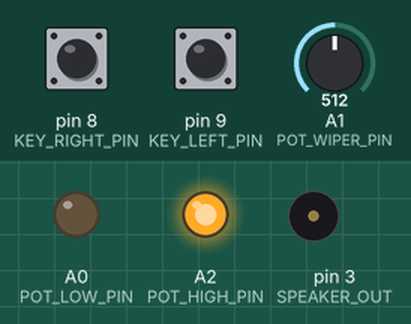
A program run on a simulated Arduino Uno, built with avr-gcc and run on an emulated ATmega328P. Parts: output pins drawn as LEDs (lit = HIGH), buzzer (waves = sounding). Inputs (shaded band) come from the test bench; at power-on: pin 9 (KEY_LEFT_PIN) HIGH, pin 8 (KEY_RIGHT_PIN) HIGH, A1 (POT_WIPER_PIN) = 512.

Above: at 1.2 s.
1.3 s: pin 9 (KEY_LEFT_PIN) pulled LOW for 0.15 s
At 2.4 s:
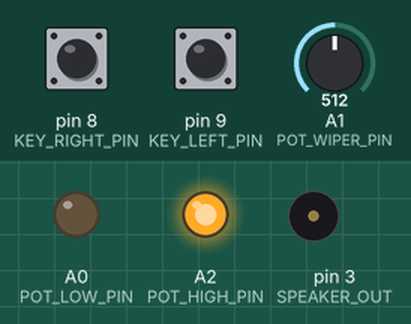
3.0 s: pin 8 (KEY_RIGHT_PIN) pulled LOW for 1 s
At 3.1 s:
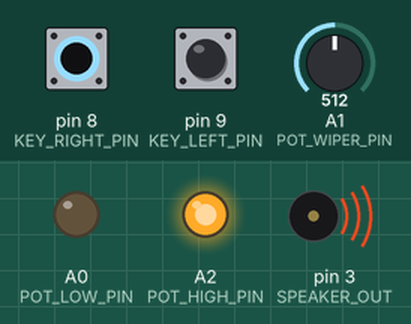
6.0 s: pin 8 (KEY_RIGHT_PIN) pulled LOW for 3.2 s
At 9.9 s:
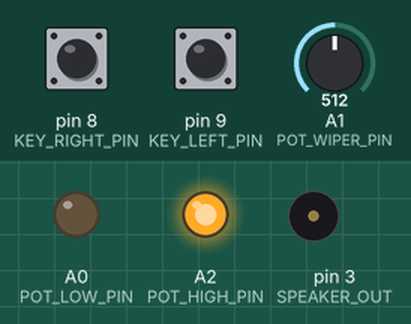
10.7 s: pin 9 (KEY_LEFT_PIN) pulled LOW for 3.2 s
At 14.7 s:
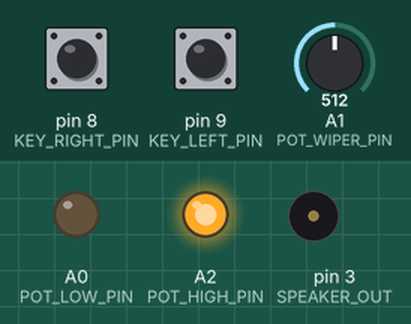
Timing chart, 0 to 16.2 s (numbered marks = the images above; inputs shaded):
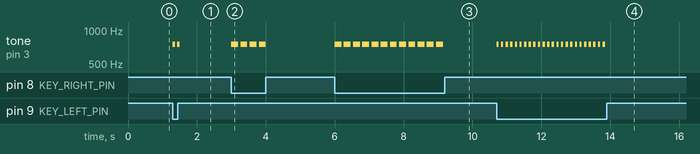

The program:

main.cpp
```cpp
#include "Arduino.h"
#include "config.h"

//Config Macros
#define PADDLE_PRESSED_LEFT !digitalRead(KEY_LEFT_PIN)
#define PADDLE_PRESSED_RIGHT !digitalRead(KEY_RIGHT_PIN)
#define START_TONE tone(SPEAKER_OUT, BEEP_FREQ);
#define END_TONE noTone(SPEAKER_OUT);


typedef enum class STATE {
    IDLE = 0, // doing nothing
    DASH = 1,  // playing a dash
    DOT = 2,   // playing a dot
    DELAY = 3  // in the dot-length delay between two dot/dashes
} State_t;


void HandleIambicMorse(int DitLength, int DahLength) {
    static State_t CurrentState = STATE::IDLE; // state of what the keyer output is sending right now
    static State_t NextState = STATE::IDLE; // state the keyer will go into when current element ends
    static State_t LastState = STATE::IDLE;        // previous state of the keyer
    static unsigned long NextStateChangeTime; // what CurrentTime did the current element start    sounding (in milliseconds since powerup)

    bool LeftPaddlePressed = PADDLE_PRESSED_LEFT;  // read the current values of the paddles
    bool RightPaddlePressed = PADDLE_PRESSED_RIGHT;

    unsigned long CurrentTime = millis();

    switch (CurrentState) {  // cases based on what current state is

        case STATE::DASH:
            if (LeftPaddlePressed && (NextState == STATE::IDLE)) {  // going from dash to iambic mode
                NextState = STATE::DOT;
            }

            if (CurrentTime >= NextStateChangeTime) {  // at end of current dash
                LastState = STATE::DASH;  // a delay will follow the dash
                CurrentState = STATE::DELAY;
                NextStateChangeTime = CurrentTime + DitLength;
            }

            START_TONE;
            break;

        case STATE::DOT:
            if (RightPaddlePressed && (NextState == STATE::IDLE)) {  // going from dot to iambic mode
                NextState = STATE::DASH;
            }
            if (CurrentTime >= NextStateChangeTime) {  // at end of current dot
                LastState = STATE::DOT;  // a delay will follow the dot
                CurrentState = STATE::DELAY;
                NextStateChangeTime = CurrentTime + DitLength;
            }

            START_TONE;
            break;

        case STATE::IDLE:   // not sending, nor finishing the delay after a dot or dash
            if (LeftPaddlePressed &&
                (!RightPaddlePressed)) { // only dot paddle pressed, go to DOT mode
                LastState = STATE::IDLE;
                CurrentState = STATE::DOT;
                NextStateChangeTime = CurrentTime + DitLength;

            } else if ((!LeftPaddlePressed) &&
                       RightPaddlePressed) { // only dash paddle pressed, go to DASH mode
                LastState = STATE::IDLE;
                CurrentState = STATE::DASH;
                NextStateChangeTime = CurrentTime + DahLength;

            } else if (LeftPaddlePressed && RightPaddlePressed && (NextState == STATE::IDLE)) {
                // if both paddles hit at same CurrentTime (rare, but happens)
                LastState = STATE::IDLE;
                CurrentState = STATE::DOT;
                NextState = STATE::DASH;
                NextStateChangeTime = CurrentTime + DahLength; // it is an iambic keyer, not a trochaic keyer
            }

            END_TONE;
            break;

        case STATE::DELAY:  // waiting for a dot-length delay after sending a dot or dash
            if (CurrentTime >= NextStateChangeTime) {  // check to see if there is a next element to play
                CurrentState = NextState;
                if (CurrentState == STATE::DOT) {
                    NextStateChangeTime = CurrentTime + DitLength;

                } else if (CurrentState == STATE::DASH) {
                    NextStateChangeTime = CurrentTime + DahLength;
                }

                LastState = STATE::DELAY;
                NextState = STATE::IDLE;
            }
            // during the delay, if either paddle is pressed, save it to play after the delay
            if ((LastState == STATE::DOT) && RightPaddlePressed && (NextState == STATE::IDLE)) {
                NextState = STATE::DASH;

            } else if ((LastState == STATE::DASH) && LeftPaddlePressed && (NextState == STATE::IDLE)) {
                NextState = STATE::DOT;
            }

            END_TONE;
            break;

        default:
            END_TONE;
            break;
    }
}

void HandleStraightMorse() {
    if (PADDLE_PRESSED_LEFT || PADDLE_PRESSED_RIGHT) {
        START_TONE;
    } else {
        END_TONE;
    }
}

void setup() {
    pinMode(KEY_LOW_PIN, OUTPUT);
    digitalWrite(KEY_LOW_PIN, LOW);

    pinMode(KEY_LEFT_PIN, INPUT_PULLUP);
    digitalWrite(KEY_LEFT_PIN, HIGH);

    pinMode(KEY_RIGHT_PIN, INPUT_PULLUP);
    digitalWrite(KEY_RIGHT_PIN, HIGH);

    pinMode(POT_LOW_PIN, OUTPUT);
    digitalWrite(POT_LOW_PIN, LOW);

    pinMode(POT_HIGH_PIN, OUTPUT);
    digitalWrite(POT_HIGH_PIN, HIGH);

    digitalWrite(POT_WIPER_PIN, INPUT);

    pinMode(SPEAKER_OUT, OUTPUT);
    digitalWrite(SPEAKER_OUT, LOW);
}


void loop() {
    int ModeVal = analogRead(POT_WIPER_PIN);
    if (ModeVal MODE_THRESHOLD) {
        HandleStraightMorse();
    } else {
        int DitLength = ((ModeVal * ((float) (MAX_WPM - MIN_WPM) / 1023.) + MIN_WPM));
        int DahLength = DitLength * DIT_DAH_RATIO;
        HandleIambicMorse(DitLength, DahLength);
    }

}
```

config.h
```cpp
#pragma once


//Hardware Config
#define SPEAKER_OUT 3
#define POT_LOW_PIN A0
#define POT_WIPER_PIN A1
#define POT_HIGH_PIN A2

#define KEY_LOW_PIN 10
#define KEY_LEFT_PIN 9
#define KEY_RIGHT_PIN 8

//User Config
#define DIT_DAH_RATIO 3
#define BEEP_FREQ 746.25
#define MIN_WPM 35
#define MAX_WPM 100
#define MODE_THRESHOLD <=10
```

Measured:
- after the input at 1.3 s, tone on pin 3 (SPEAKER_OUT): alternates 746 Hz for 0.07 s and silent for 0.07 s, 4 changes in all, then stays silent, starting at once
- after the input at 3.0 s, tone on pin 3 (SPEAKER_OUT): alternates 746 Hz for 0.20 s and silent for 0.07 s, 8 changes in all, then stays silent, starting at once
- after the input at 6.0 s, tone on pin 3 (SPEAKER_OUT): alternates 746 Hz for 0.20 s and silent for 0.07 s, 24 changes in all, then stays silent, starting at once
- after the input at 10.7 s, tone on pin 3 (SPEAKER_OUT): alternates 746 Hz for 0.07 s and silent for 0.07 s, 48 changes in all, then stays silent, starting at once
